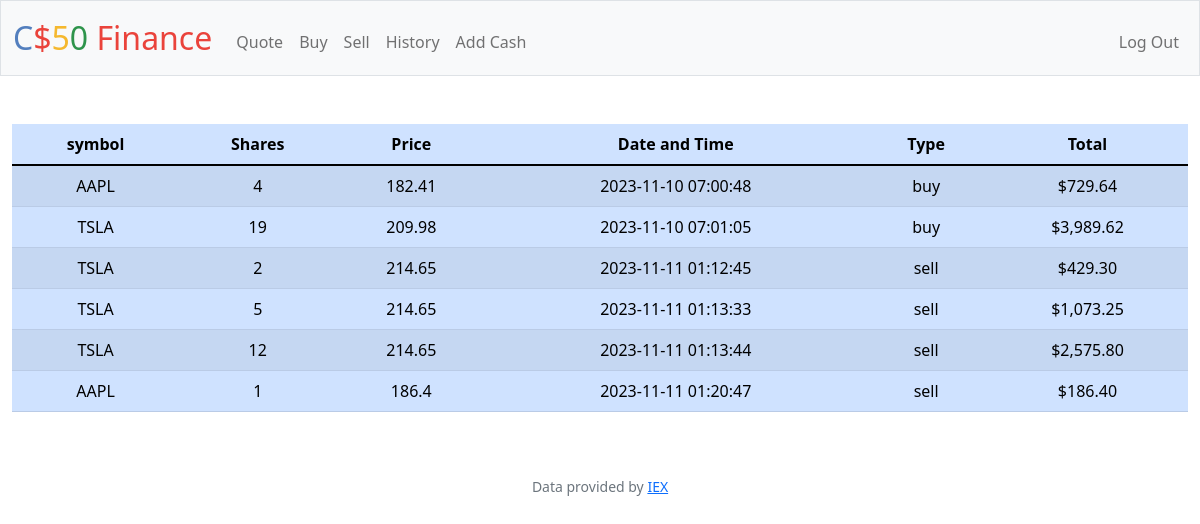
The app's page /history (signed in) with its own data.
### tables this page shows
CREATE TABLE transactions (id INTEGER PRIMARY KEY AUTOINCREMENT NOT NULL,
 user_id INTEGER NOT NULL, symbol TEXT NOT NULL, shares INTEGER NOT NULL,
 price REAL NOT NULL,timestamp TEXT NOT NULL,type TEXT NOT NULL,
 FOREIGN KEY (user_id) REFERENCES users(id));

### app.py (the view)
@app.route("/history")
@login_required
def history():
    transactions = db.execute("SELECT * FROM transactions WHERE user_id = ? ORDER BY datetime(timestamp)",session['user_id'])
    return render_template('history.html',transactions=transactions,float = float, usd = usd)

### app.py (called while the page is built)
@app.after_request
def after_request(response):
    response.headers["Cache-Control"] = "no-cache, no-store, must-revalidate"
    response.headers["Expires"] = 0
    response.headers["Pragma"] = "no-cache"
    return response

### helpers.py (called while the page is built)
def login_required(f):
    @wraps(f)
    def decorated_function(*args, **kwargs):
        if session.get("user_id") is None:
            return redirect("/login")
        return f(*args, **kwargs)
    return decorated_function

def usd(value):
    return f"${value:,.2f}"

### templates/history.html (shortened to what this page needs)
{% extends "layout.html" %}
{% block main %}
  <table class="table table-primary table-striped">
    <thead>
      <tr>
        <th scope="col">symbol</th>
        <th scope="col">Shares</th>
        <th scope="col">Price</th>
        <th scope="col">Date and Time</th>
        <th scope="col">Type</th>
        <th scope="col">Total</th>
      </tr>
    </thead>
    <tbody>
      {% for transaction in transactions %}
      <tr>
        <td>{{transaction['symbol']}}</td>
        <td>{{transaction['shares']}}</td>
        <td>{{transaction['price']}}</td>
        <td>{{transaction['timestamp']}}</td>
        <td>{{transaction['type']}}</td>
        <td>{{usd(float(transaction['price'] * transaction['shares']))}}</td>
      </tr>
      {% endfor %}
    </tbody>
  </table>
{% endblock %}

### templates/layout.html (shortened to what this page needs)
<!DOCTYPE html>
<html lang="en">
    <head>
        <link href="https://cdn.jsdelivr.net/npm/bootstrap@5.1.3/dist/css/bootstrap.min.css" rel="stylesheet">
        <link href="/static/styles.css" rel="stylesheet">
    </head>
    <body>
        <nav class="bg-light border navbar navbar-expand-md navbar-light">
            <div class="container-fluid">
                <a class="navbar-brand" href="/"><span class="blue">C</span><span class="red">$</span><span class="yellow">5</span><span class="green">0</span> <span class="red">Finance</span></a>
                <div class="collapse navbar-collapse" id="navbar">
                    {% if session["user_id"] %}
                        <ul class="navbar-nav me-auto mt-2">
                            <li class="nav-item"><a class="nav-link" href="/quote">Quote</a></li>
                            <li class="nav-item"><a class="nav-link" href="/buy">Buy</a></li>
                            <li class="nav-item"><a class="nav-link" href="/sell">Sell</a></li>
                            <li class="nav-item"><a class="nav-link" href="/history">History</a></li>
                            <li class="nav-item"><a class="nav-link" href="/cash">Add Cash</a></li>
                        </ul>
                        <ul class="navbar-nav ms-auto mt-2">
                            <li class="nav-item"><a class="nav-link" href="/logout">Log Out</a></li>
                        </ul>
                    {% else %}
                        <ul class="navbar-nav ms-auto mt-2">
                            <li class="nav-item"><a class="nav-link" href="/register">Register</a></li>
                            <li class="nav-item"><a class="nav-link" href="/login">Log In</a></li>
                        </ul>
                    {% endif %}
                </div>
            </div>
        </nav>
        <main class="container-fluid py-5 text-center">
            {% block main %}{% endblock %}
        </main>
        <footer class="mb-5 small text-center text-muted">
            Data provided by <a href="https://iexcloud.io/">IEX</a>
        </footer>
    </body>
</html>

### static/styles.css (style rules this page uses)
nav .navbar-brand { font-size: xx-large; }
nav .navbar-brand .blue { color: #537fbe; }
nav .navbar-brand .red { color: #ea433b; }
nav .navbar-brand .yellow { color: #f5b82e; }
nav .navbar-brand .green { color: #2e944b; }

### records on screen
transactions: usd(float(transaction['price']*transaction['shares'])) "$729.64"
transactions: usd(float(transaction['price']*transaction['shares'])) "$3,989.62"
transactions: usd(float(transaction['price']*transaction['shares'])) "$429.30"
transactions: usd(float(transaction['price']*transaction['shares'])) "$1,073.25"
transactions: usd(float(transaction['price']*transaction['shares'])) "$2,575.80"
transactions: usd(float(transaction['price']*transaction['shares'])) "$186.40"
